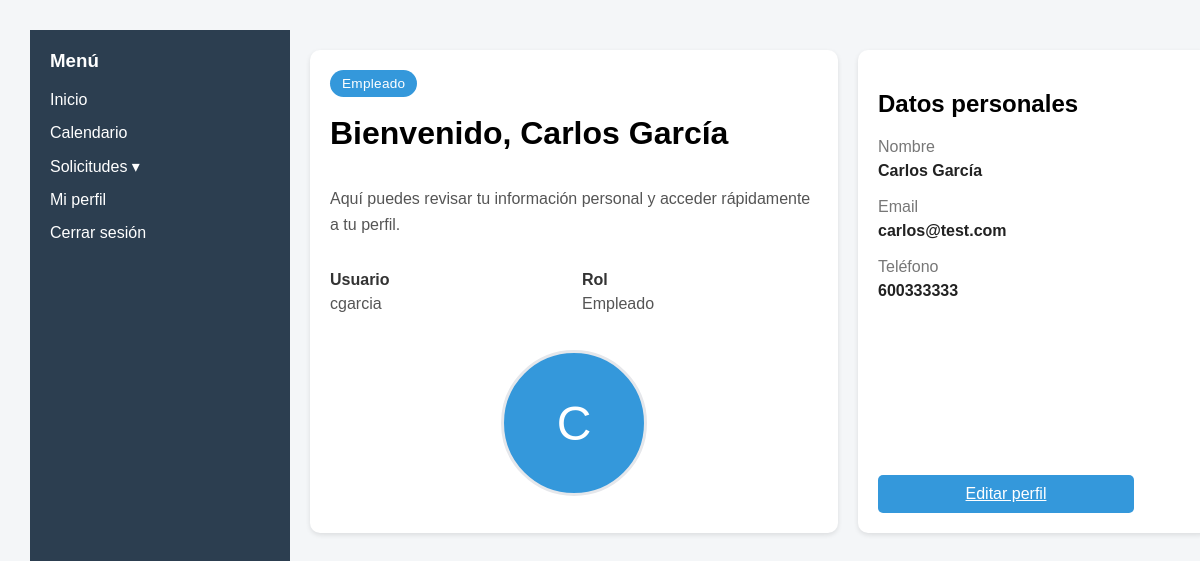
Screenshot of /frontend/views/menu.php (signed in) with the database file from the repository.
### tables this page shows
CREATE TABLE EMPLEADO (
	id_empleado INTEGER PRIMARY KEY AUTOINCREMENT,
	nombre TEXT NOT NULL,
	email TEXT NOT NULL,
	dni TEXT NOT NULL,
	telefono TEXT,
	usuario TEXT NOT NULL,
	contrasena TEXT NOT NULL,
	rol TEXT NOT NULL
);

### frontend/views/menu.php (the view, shortened to what this page needs)
<?php include '../components/header.php'; ?>
<?php include '../components/layout.php'; ?>
<?php
$db = getDB();
$idEmpleado = $_SESSION['id_empleado'];
$stmt = $db->prepare("
  SELECT nombre, email, telefono, usuario, rol
  FROM EMPLEADO
  WHERE id_empleado = :id_empleado
");
$stmt->execute([
  ':id_empleado' => $idEmpleado
]);
$empleado = $stmt->fetch(PDO::FETCH_ASSOC);
$nombre = $empleado['nombre'] ?? '';
$email = $empleado['email'] ?? '';
$telefono = $empleado['telefono'] ?? '';
$usuario = $empleado['usuario'] ?? ($_SESSION['usuario'] ?? '');
$rol = $empleado['rol'] ?? ($_SESSION['rol'] ?? '');
$rolTexto = $rol === 'admin' ? 'Administrador' : 'Empleado';
$nombreAvatar = $nombre !== '' ? $nombre : $usuario;
$inicial = strtoupper(substr(trim($nombreAvatar), 0, 1));
?>
<main>
  <div class="dashboard">
    <div class="card bienvenida card-split">
      <div class="welcome-copy">
        <span class="badge"><?php echo htmlspecialchars($rolTexto); ?></span>
        <h1>Bienvenido, <?php echo htmlspecialchars($nombre); ?></h1>
        <p class="welcome-text">Aquí puedes revisar tu información personal y acceder rápidamente a tu perfil.</p>
        <div class="welcome-meta">
          <div>
            <strong>Usuario</strong>
            <p><?php echo htmlspecialchars($usuario); ?></p>
          </div>
          <div>
            <strong>Rol</strong>
            <p><?php echo htmlspecialchars($rolTexto); ?></p>
          </div>
        </div>
      </div>
      <div class="welcome-avatar">
        <span class="avatar-placeholder"><?php echo htmlspecialchars($inicial); ?></span>
      </div>
    </div>
    <div class="card perfil card-split profile-summary-card">
      <div>
        <h2>Datos personales</h2>
        <div class="profile-summary-item">
          <span>Nombre</span>
          <strong><?php echo htmlspecialchars($nombre); ?></strong>
        </div>
        <div class="profile-summary-item">
          <span>Email</span>
          <strong><?php echo htmlspecialchars($email); ?></strong>
        </div>
        <div class="profile-summary-item">
          <span>Teléfono</span>
          <strong><?php echo htmlspecialchars($telefono); ?></strong>
        </div>
      </div>
      <a href="perfil.php" class="primary">Editar perfil</a>
    </div>
  </div>
</main>
<?php include '../components/footer.php'; ?>

### frontend/css/styles.css (style rules this page uses)
html, body { margin: 0; padding: 15px; font-family: sans-serif; }
body { font-family: Arial; margin: 0; background: #f4f6f8; }
main { flex: 1; padding: 20px; display: flex; flex-direction: column; overflow: auto; }
.card { background: white; padding: 20px; border-radius: 10px; margin-bottom: 20px; box-shadow: 0 2px 5px rgba(0, 0, 0, 0.1); flex: 1; display: flex; flex-direction: column; }
.dashboard { display: grid; grid-template-columns: 1fr; gap: 20px; align-items: stretch; }
@media (min-width: 900px) { .dashboard { grid-template-columns: 1.5fr 1fr; } }
.dashboard>.card { align-self: stretch; }
.card-split { display: flex; flex-direction: column; justify-content: space-between; gap: 20px; }
.welcome-copy { display: flex; flex-direction: column; gap: 18px; }
.badge { align-self: flex-start; display: inline-block; background: #3498db; color: white; padding: 6px 12px; border-radius: 999px; font-size: 0.85rem; letter-spacing: 0.02em; }
.welcome-copy h1 { margin: 0; font-size: 2rem; }
.welcome-text { color: #555; line-height: 1.6; }
.welcome-meta { display: grid; grid-template-columns: repeat(2, minmax(0, 1fr)); gap: 16px; }
.welcome-meta strong { display: block; margin-bottom: 6px; color: #333; }
.welcome-meta p { margin: 0; color: #555; }
.welcome-avatar { display: flex; align-items: center; justify-content: center; min-height: 180px; }
.welcome-avatar img, .avatar-placeholder { width: 140px; height: 140px; border-radius: 50%; object-fit: cover; border: 3px solid #e5e7eb; display: inline-flex; align-items: center; justify-content: center; font-size: 3rem; color: #fff; background: #3498db; }
.profile-summary-card { gap: 24px; }
.profile-summary-item { margin-top: 18px; }
.profile-summary-item span { display: block; color: #777; margin-bottom: 6px; }
.profile-summary-item strong { color: #222; font-size: 1rem; }
.primary { background: #3498db; color: white; border: none; padding: 10px 18px; margin-top: 10px; cursor: pointer; border-radius: 5px; display: inline-block; width: min(220px, 100%); max-width: 220px; text-align: center; }

### rows the page displays
empleado: rol "Empleado", nombre "Carlos García", usuario "cgarcia", nombre "C", email "carlos@test.com", telefono "600333333"
